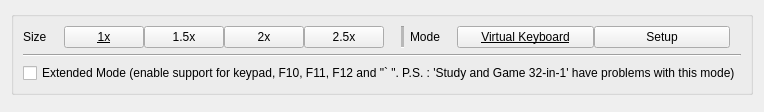
<?xml version="1.0" encoding="UTF-8"?>
<ui version="4.0">
 <class>wdgDialogKeyboard</class>
 <widget class="QWidget" name="wdgDialogKeyboard">
  <property name="geometry">
   <rect>
    <x>0</x>
    <y>0</y>
    <width>861</width>
    <height>124</height>
   </rect>
  </property>
  <property name="windowTitle">
   <string notr="true">Virtual Keyboard</string>
  </property>
  <layout class="QVBoxLayout" name="layout_wdgDialogKeyboard">
   <property name="sizeConstraint">
    <enum>QLayout::SetFixedSize</enum>
   </property>
   <item>
    <widget class="QGroupBox" name="groupBox_Options">
     <property name="title">
      <string/>
     </property>
     <layout class="QVBoxLayout" name="verticalLayout_Options">
      <item>
       <layout class="QHBoxLayout" name="horizontalLayout_Common">
        <item>
         <widget class="QLabel" name="label_Size">
          <property name="text">
           <string>Size</string>
          </property>
         </widget>
        </item>
        <item>
         <widget class="QWidget" name="widget_Size" native="true">
          <property name="sizePolicy">
           <sizepolicy hsizetype="Expanding" vsizetype="Preferred">
            <horstretch>0</horstretch>
            <verstretch>0</verstretch>
           </sizepolicy>
          </property>
          <property name="focusPolicy">
           <enum>Qt::NoFocus</enum>
          </property>
          <layout class="QHBoxLayout" name="horizontalLayout_Size_xx">
           <property name="spacing">
            <number>0</number>
           </property>
           <property name="leftMargin">
            <number>11</number>
           </property>
           <property name="topMargin">
            <number>0</number>
           </property>
           <property name="rightMargin">
            <number>11</number>
           </property>
           <property name="bottomMargin">
            <number>0</number>
           </property>
           <item>
            <widget class="themePushButton" name="pushButton_Size_10x">
             <property name="font">
              <font>
               <underline>true</underline>
              </font>
             </property>
             <property name="text">
              <string>1x</string>
             </property>
             <property name="checkable">
              <bool>true</bool>
             </property>
            </widget>
           </item>
           <item>
            <widget class="themePushButton" name="pushButton_Size_15x">
             <property name="font">
              <font>
               <underline>false</underline>
              </font>
             </property>
             <property name="text">
              <string>1.5x</string>
             </property>
             <property name="checkable">
              <bool>true</bool>
             </property>
            </widget>
           </item>
           <item>
            <widget class="themePushButton" name="pushButton_Size_20x">
             <property name="text">
              <string>2x</string>
             </property>
             <property name="checkable">
              <bool>true</bool>
             </property>
            </widget>
           </item>
           <item>
            <widget class="themePushButton" name="pushButton_Size_25x">
             <property name="text">
              <string>2.5x</string>
             </property>
             <property name="checkable">
              <bool>true</bool>
             </property>
            </widget>
           </item>
          </layout>
         </widget>
        </item>
        <item>
         <widget class="Line" name="line">
          <property name="lineWidth">
           <number>1</number>
          </property>
          <property name="midLineWidth">
           <number>3</number>
          </property>
          <property name="orientation">
           <enum>Qt::Vertical</enum>
          </property>
         </widget>
        </item>
        <item>
         <widget class="QLabel" name="label_Mode">
          <property name="text">
           <string>Mode</string>
          </property>
         </widget>
        </item>
        <item>
         <widget class="QWidget" name="widget_Mode" native="true">
          <property name="sizePolicy">
           <sizepolicy hsizetype="Expanding" vsizetype="Preferred">
            <horstretch>0</horstretch>
            <verstretch>0</verstretch>
           </sizepolicy>
          </property>
          <property name="focusPolicy">
           <enum>Qt::NoFocus</enum>
          </property>
          <layout class="QHBoxLayout" name="horizontalLayout_Mode">
           <property name="spacing">
            <number>0</number>
           </property>
           <property name="leftMargin">
            <number>11</number>
           </property>
           <property name="topMargin">
            <number>0</number>
           </property>
           <property name="rightMargin">
            <number>11</number>
           </property>
           <property name="bottomMargin">
            <number>0</number>
           </property>
           <item>
            <widget class="themePushButton" name="pushButton_Mode_virtual">
             <property name="font">
              <font>
               <underline>true</underline>
              </font>
             </property>
             <property name="text">
              <string>Virtual Keyboard</string>
             </property>
             <property name="checkable">
              <bool>true</bool>
             </property>
            </widget>
           </item>
           <item>
            <widget class="themePushButton" name="pushButton_Mode_setup">
             <property name="font">
              <font>
               <underline>false</underline>
              </font>
             </property>
             <property name="text">
              <string>Setup</string>
             </property>
             <property name="checkable">
              <bool>true</bool>
             </property>
            </widget>
           </item>
          </layout>
         </widget>
        </item>
       </layout>
      </item>
      <item>
       <widget class="QWidget" name="widget_Subor" native="true">
        <layout class="QVBoxLayout" name="verticalLayout_Subor">
         <property name="leftMargin">
          <number>0</number>
         </property>
         <property name="topMargin">
          <number>0</number>
         </property>
         <property name="rightMargin">
          <number>0</number>
         </property>
         <property name="bottomMargin">
          <number>0</number>
         </property>
         <item>
          <layout class="QHBoxLayout" name="horizontalLayout_Subor">
           <item>
            <widget class="Line" name="line_Subor">
             <property name="sizePolicy">
              <sizepolicy hsizetype="Expanding" vsizetype="Fixed">
               <horstretch>0</horstretch>
               <verstretch>0</verstretch>
              </sizepolicy>
             </property>
             <property name="orientation">
              <enum>Qt::Horizontal</enum>
             </property>
            </widget>
           </item>
          </layout>
         </item>
         <item>
          <widget class="QCheckBox" name="checkBox_Subor_Extende_Mode">
           <property name="focusPolicy">
            <enum>Qt::NoFocus</enum>
           </property>
           <property name="text">
            <string>Extended Mode (enable support for keypad, F10, F11, F12 and &quot;` &quot;. P.S. : 'Study and Game 32-in-1' have problems with this mode)</string>
           </property>
          </widget>
         </item>
        </layout>
       </widget>
      </item>
     </layout>
    </widget>
   </item>
   <item>
    <widget class="wdgKeyboard" name="keyboard" native="true">
     <property name="sizePolicy">
      <sizepolicy hsizetype="Minimum" vsizetype="Minimum">
       <horstretch>0</horstretch>
       <verstretch>0</verstretch>
      </sizepolicy>
     </property>
    </widget>
   </item>
  </layout>
 </widget>
 <customwidgets>
  <customwidget>
   <class>themePushButton</class>
   <extends>QPushButton</extends>
   <header>theme.hpp</header>
  </customwidget>
  <customwidget>
   <class>wdgKeyboard</class>
   <extends>QWidget</extends>
   <header location="global">dlgKeyboard.hpp</header>
   <container>1</container>
  </customwidget>
 </customwidgets>
 <tabstops>
  <tabstop>pushButton_Size_10x</tabstop>
  <tabstop>pushButton_Size_15x</tabstop>
  <tabstop>pushButton_Size_20x</tabstop>
  <tabstop>pushButton_Size_25x</tabstop>
  <tabstop>pushButton_Mode_virtual</tabstop>
  <tabstop>pushButton_Mode_setup</tabstop>
 </tabstops>
 <resources>
  <include location="resources.qrc"/>
 </resources>
 <connections/>
</ui>
